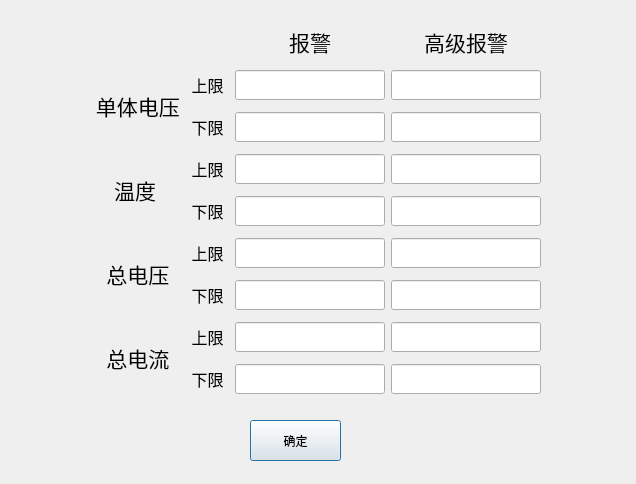
<?xml version="1.0" encoding="UTF-8"?>
<ui version="4.0">
 <class>Parameter_Range_Set</class>
 <widget class="QDialog" name="Parameter_Range_Set">
  <property name="geometry">
   <rect>
    <x>0</x>
    <y>0</y>
    <width>636</width>
    <height>484</height>
   </rect>
  </property>
  <property name="windowTitle">
   <string>Dialog</string>
  </property>
  <widget class="QPushButton" name="InsertParameter">
   <property name="geometry">
    <rect>
     <x>250</x>
     <y>420</y>
     <width>91</width>
     <height>41</height>
    </rect>
   </property>
   <property name="text">
    <string>确定</string>
   </property>
  </widget>
  <widget class="QWidget" name="layoutWidget">
   <property name="geometry">
    <rect>
     <x>90</x>
     <y>20</y>
     <width>451</width>
     <height>387</height>
    </rect>
   </property>
   <layout class="QGridLayout" name="gridLayout">
    <property name="sizeConstraint">
     <enum>QLayout::SetNoConstraint</enum>
    </property>
    <item row="5" column="1">
     <widget class="QLabel" name="label_9">
      <property name="sizePolicy">
       <sizepolicy hsizetype="Preferred" vsizetype="Preferred">
        <horstretch>0</horstretch>
        <verstretch>0</verstretch>
       </sizepolicy>
      </property>
      <property name="maximumSize">
       <size>
        <width>80</width>
        <height>30</height>
       </size>
      </property>
      <property name="font">
       <font>
        <pointsize>12</pointsize>
        <kerning>true</kerning>
       </font>
      </property>
      <property name="autoFillBackground">
       <bool>false</bool>
      </property>
      <property name="text">
       <string>上限</string>
      </property>
      <property name="alignment">
       <set>Qt::AlignCenter</set>
      </property>
      <property name="openExternalLinks">
       <bool>false</bool>
      </property>
     </widget>
    </item>
    <item row="0" column="3">
     <widget class="QLabel" name="label_14">
      <property name="maximumSize">
       <size>
        <width>500</width>
        <height>30</height>
       </size>
      </property>
      <property name="font">
       <font>
        <pointsize>16</pointsize>
       </font>
      </property>
      <property name="text">
       <string>高级报警</string>
      </property>
      <property name="alignment">
       <set>Qt::AlignCenter</set>
      </property>
      <property name="openExternalLinks">
       <bool>false</bool>
      </property>
     </widget>
    </item>
    <item row="3" column="1">
     <widget class="QLabel" name="label_7">
      <property name="sizePolicy">
       <sizepolicy hsizetype="Preferred" vsizetype="Preferred">
        <horstretch>0</horstretch>
        <verstretch>0</verstretch>
       </sizepolicy>
      </property>
      <property name="maximumSize">
       <size>
        <width>80</width>
        <height>30</height>
       </size>
      </property>
      <property name="font">
       <font>
        <pointsize>12</pointsize>
        <kerning>true</kerning>
       </font>
      </property>
      <property name="autoFillBackground">
       <bool>false</bool>
      </property>
      <property name="text">
       <string>上限</string>
      </property>
      <property name="alignment">
       <set>Qt::AlignCenter</set>
      </property>
      <property name="openExternalLinks">
       <bool>false</bool>
      </property>
     </widget>
    </item>
    <item row="2" column="1">
     <widget class="QLabel" name="label_6">
      <property name="sizePolicy">
       <sizepolicy hsizetype="Preferred" vsizetype="Preferred">
        <horstretch>0</horstretch>
        <verstretch>0</verstretch>
       </sizepolicy>
      </property>
      <property name="maximumSize">
       <size>
        <width>80</width>
        <height>30</height>
       </size>
      </property>
      <property name="font">
       <font>
        <pointsize>12</pointsize>
        <kerning>true</kerning>
       </font>
      </property>
      <property name="autoFillBackground">
       <bool>false</bool>
      </property>
      <property name="text">
       <string>下限</string>
      </property>
      <property name="alignment">
       <set>Qt::AlignCenter</set>
      </property>
      <property name="openExternalLinks">
       <bool>false</bool>
      </property>
     </widget>
    </item>
    <item row="5" column="0" rowspan="2">
     <widget class="QLabel" name="label">
      <property name="font">
       <font>
        <pointsize>16</pointsize>
       </font>
      </property>
      <property name="text">
       <string> 总电压</string>
      </property>
      <property name="alignment">
       <set>Qt::AlignCenter</set>
      </property>
      <property name="openExternalLinks">
       <bool>false</bool>
      </property>
     </widget>
    </item>
    <item row="1" column="0" rowspan="2">
     <widget class="QLabel" name="label_2">
      <property name="font">
       <font>
        <pointsize>16</pointsize>
       </font>
      </property>
      <property name="text">
       <string> 单体电压</string>
      </property>
      <property name="alignment">
       <set>Qt::AlignCenter</set>
      </property>
      <property name="openExternalLinks">
       <bool>false</bool>
      </property>
     </widget>
    </item>
    <item row="0" column="2">
     <widget class="QLabel" name="label_13">
      <property name="font">
       <font>
        <pointsize>16</pointsize>
       </font>
      </property>
      <property name="text">
       <string>报警</string>
      </property>
      <property name="alignment">
       <set>Qt::AlignCenter</set>
      </property>
      <property name="openExternalLinks">
       <bool>false</bool>
      </property>
     </widget>
    </item>
    <item row="3" column="0" rowspan="2" alignment="Qt::AlignVCenter">
     <widget class="QLabel" name="label_3">
      <property name="font">
       <font>
        <pointsize>16</pointsize>
       </font>
      </property>
      <property name="text">
       <string>温度</string>
      </property>
      <property name="alignment">
       <set>Qt::AlignCenter</set>
      </property>
     </widget>
    </item>
    <item row="4" column="1">
     <widget class="QLabel" name="label_8">
      <property name="sizePolicy">
       <sizepolicy hsizetype="Preferred" vsizetype="Preferred">
        <horstretch>0</horstretch>
        <verstretch>0</verstretch>
       </sizepolicy>
      </property>
      <property name="maximumSize">
       <size>
        <width>80</width>
        <height>30</height>
       </size>
      </property>
      <property name="font">
       <font>
        <pointsize>12</pointsize>
        <kerning>true</kerning>
       </font>
      </property>
      <property name="autoFillBackground">
       <bool>false</bool>
      </property>
      <property name="text">
       <string>下限</string>
      </property>
      <property name="alignment">
       <set>Qt::AlignCenter</set>
      </property>
      <property name="openExternalLinks">
       <bool>false</bool>
      </property>
     </widget>
    </item>
    <item row="1" column="1">
     <widget class="QLabel" name="label_5">
      <property name="sizePolicy">
       <sizepolicy hsizetype="Preferred" vsizetype="Preferred">
        <horstretch>0</horstretch>
        <verstretch>0</verstretch>
       </sizepolicy>
      </property>
      <property name="maximumSize">
       <size>
        <width>80</width>
        <height>30</height>
       </size>
      </property>
      <property name="font">
       <font>
        <pointsize>12</pointsize>
        <kerning>true</kerning>
       </font>
      </property>
      <property name="autoFillBackground">
       <bool>false</bool>
      </property>
      <property name="text">
       <string>上限</string>
      </property>
      <property name="alignment">
       <set>Qt::AlignCenter</set>
      </property>
      <property name="openExternalLinks">
       <bool>false</bool>
      </property>
     </widget>
    </item>
    <item row="7" column="0" rowspan="2">
     <widget class="QLabel" name="label_4">
      <property name="font">
       <font>
        <pointsize>16</pointsize>
       </font>
      </property>
      <property name="text">
       <string> 总电流</string>
      </property>
      <property name="alignment">
       <set>Qt::AlignCenter</set>
      </property>
      <property name="openExternalLinks">
       <bool>false</bool>
      </property>
     </widget>
    </item>
    <item row="8" column="1">
     <widget class="QLabel" name="label_12">
      <property name="sizePolicy">
       <sizepolicy hsizetype="Preferred" vsizetype="Preferred">
        <horstretch>0</horstretch>
        <verstretch>0</verstretch>
       </sizepolicy>
      </property>
      <property name="maximumSize">
       <size>
        <width>80</width>
        <height>30</height>
       </size>
      </property>
      <property name="font">
       <font>
        <pointsize>12</pointsize>
        <kerning>true</kerning>
       </font>
      </property>
      <property name="autoFillBackground">
       <bool>false</bool>
      </property>
      <property name="text">
       <string>下限</string>
      </property>
      <property name="alignment">
       <set>Qt::AlignCenter</set>
      </property>
      <property name="openExternalLinks">
       <bool>false</bool>
      </property>
     </widget>
    </item>
    <item row="7" column="1">
     <widget class="QLabel" name="label_11">
      <property name="sizePolicy">
       <sizepolicy hsizetype="Preferred" vsizetype="Preferred">
        <horstretch>0</horstretch>
        <verstretch>0</verstretch>
       </sizepolicy>
      </property>
      <property name="maximumSize">
       <size>
        <width>80</width>
        <height>30</height>
       </size>
      </property>
      <property name="font">
       <font>
        <pointsize>12</pointsize>
        <kerning>true</kerning>
       </font>
      </property>
      <property name="autoFillBackground">
       <bool>false</bool>
      </property>
      <property name="text">
       <string>上限</string>
      </property>
      <property name="alignment">
       <set>Qt::AlignCenter</set>
      </property>
      <property name="openExternalLinks">
       <bool>false</bool>
      </property>
     </widget>
    </item>
    <item row="6" column="1">
     <widget class="QLabel" name="label_10">
      <property name="sizePolicy">
       <sizepolicy hsizetype="Preferred" vsizetype="Preferred">
        <horstretch>0</horstretch>
        <verstretch>0</verstretch>
       </sizepolicy>
      </property>
      <property name="maximumSize">
       <size>
        <width>80</width>
        <height>30</height>
       </size>
      </property>
      <property name="font">
       <font>
        <pointsize>12</pointsize>
        <kerning>true</kerning>
       </font>
      </property>
      <property name="autoFillBackground">
       <bool>false</bool>
      </property>
      <property name="text">
       <string>下限</string>
      </property>
      <property name="alignment">
       <set>Qt::AlignCenter</set>
      </property>
      <property name="openExternalLinks">
       <bool>false</bool>
      </property>
     </widget>
    </item>
    <item row="3" column="3">
     <widget class="QLineEdit" name="UrgentAlarm_Temp_H">
      <property name="sizePolicy">
       <sizepolicy hsizetype="Expanding" vsizetype="Expanding">
        <horstretch>0</horstretch>
        <verstretch>0</verstretch>
       </sizepolicy>
      </property>
      <property name="maximumSize">
       <size>
        <width>150</width>
        <height>30</height>
       </size>
      </property>
     </widget>
    </item>
    <item row="3" column="2">
     <widget class="QLineEdit" name="Alarm_Temp_H">
      <property name="sizePolicy">
       <sizepolicy hsizetype="Expanding" vsizetype="Expanding">
        <horstretch>0</horstretch>
        <verstretch>0</verstretch>
       </sizepolicy>
      </property>
      <property name="maximumSize">
       <size>
        <width>150</width>
        <height>30</height>
       </size>
      </property>
     </widget>
    </item>
    <item row="5" column="3">
     <widget class="QLineEdit" name="UrgentAlarm_SumVolt_H">
      <property name="sizePolicy">
       <sizepolicy hsizetype="Expanding" vsizetype="Expanding">
        <horstretch>0</horstretch>
        <verstretch>0</verstretch>
       </sizepolicy>
      </property>
      <property name="maximumSize">
       <size>
        <width>150</width>
        <height>30</height>
       </size>
      </property>
     </widget>
    </item>
    <item row="5" column="2">
     <widget class="QLineEdit" name="Alarm_SumVolt_H">
      <property name="sizePolicy">
       <sizepolicy hsizetype="Expanding" vsizetype="Expanding">
        <horstretch>0</horstretch>
        <verstretch>0</verstretch>
       </sizepolicy>
      </property>
      <property name="maximumSize">
       <size>
        <width>150</width>
        <height>30</height>
       </size>
      </property>
     </widget>
    </item>
    <item row="6" column="2">
     <widget class="QLineEdit" name="Alarm_SumVolt_L">
      <property name="sizePolicy">
       <sizepolicy hsizetype="Expanding" vsizetype="Expanding">
        <horstretch>0</horstretch>
        <verstretch>0</verstretch>
       </sizepolicy>
      </property>
      <property name="maximumSize">
       <size>
        <width>150</width>
        <height>30</height>
       </size>
      </property>
     </widget>
    </item>
    <item row="6" column="3">
     <widget class="QLineEdit" name="UrgentAlarm_SumVolt_L">
      <property name="sizePolicy">
       <sizepolicy hsizetype="Expanding" vsizetype="Expanding">
        <horstretch>0</horstretch>
        <verstretch>0</verstretch>
       </sizepolicy>
      </property>
      <property name="maximumSize">
       <size>
        <width>150</width>
        <height>30</height>
       </size>
      </property>
     </widget>
    </item>
    <item row="7" column="2">
     <widget class="QLineEdit" name="Alarm_SumCurr_H">
      <property name="sizePolicy">
       <sizepolicy hsizetype="Expanding" vsizetype="Expanding">
        <horstretch>0</horstretch>
        <verstretch>0</verstretch>
       </sizepolicy>
      </property>
      <property name="maximumSize">
       <size>
        <width>150</width>
        <height>30</height>
       </size>
      </property>
     </widget>
    </item>
    <item row="7" column="3">
     <widget class="QLineEdit" name="UrgentAlarm_SumCurr_H">
      <property name="sizePolicy">
       <sizepolicy hsizetype="Expanding" vsizetype="Expanding">
        <horstretch>0</horstretch>
        <verstretch>0</verstretch>
       </sizepolicy>
      </property>
      <property name="maximumSize">
       <size>
        <width>150</width>
        <height>30</height>
       </size>
      </property>
     </widget>
    </item>
    <item row="4" column="3">
     <widget class="QLineEdit" name="UrgentAlarm_Temp_L">
      <property name="sizePolicy">
       <sizepolicy hsizetype="Expanding" vsizetype="Expanding">
        <horstretch>0</horstretch>
        <verstretch>0</verstretch>
       </sizepolicy>
      </property>
      <property name="maximumSize">
       <size>
        <width>150</width>
        <height>30</height>
       </size>
      </property>
     </widget>
    </item>
    <item row="1" column="3">
     <widget class="QLineEdit" name="UrgentAlarm_Volt_H">
      <property name="sizePolicy">
       <sizepolicy hsizetype="Expanding" vsizetype="Expanding">
        <horstretch>0</horstretch>
        <verstretch>0</verstretch>
       </sizepolicy>
      </property>
      <property name="maximumSize">
       <size>
        <width>150</width>
        <height>30</height>
       </size>
      </property>
     </widget>
    </item>
    <item row="4" column="2">
     <widget class="QLineEdit" name="Alarm_Temp_L">
      <property name="sizePolicy">
       <sizepolicy hsizetype="Expanding" vsizetype="Expanding">
        <horstretch>0</horstretch>
        <verstretch>0</verstretch>
       </sizepolicy>
      </property>
      <property name="maximumSize">
       <size>
        <width>150</width>
        <height>30</height>
       </size>
      </property>
     </widget>
    </item>
    <item row="2" column="2">
     <widget class="QLineEdit" name="Alarm_Volt_L">
      <property name="sizePolicy">
       <sizepolicy hsizetype="Expanding" vsizetype="Expanding">
        <horstretch>0</horstretch>
        <verstretch>0</verstretch>
       </sizepolicy>
      </property>
      <property name="maximumSize">
       <size>
        <width>150</width>
        <height>30</height>
       </size>
      </property>
     </widget>
    </item>
    <item row="2" column="3">
     <widget class="QLineEdit" name="UrgentAlarm_Volt_L">
      <property name="sizePolicy">
       <sizepolicy hsizetype="Expanding" vsizetype="Expanding">
        <horstretch>0</horstretch>
        <verstretch>0</verstretch>
       </sizepolicy>
      </property>
      <property name="maximumSize">
       <size>
        <width>150</width>
        <height>30</height>
       </size>
      </property>
     </widget>
    </item>
    <item row="8" column="2">
     <widget class="QLineEdit" name="Alarm_SumCurr_L">
      <property name="sizePolicy">
       <sizepolicy hsizetype="Expanding" vsizetype="Expanding">
        <horstretch>0</horstretch>
        <verstretch>0</verstretch>
       </sizepolicy>
      </property>
      <property name="maximumSize">
       <size>
        <width>150</width>
        <height>30</height>
       </size>
      </property>
      <property name="focusPolicy">
       <enum>Qt::StrongFocus</enum>
      </property>
     </widget>
    </item>
    <item row="1" column="2">
     <widget class="QLineEdit" name="Alarm_Volt_H">
      <property name="sizePolicy">
       <sizepolicy hsizetype="Expanding" vsizetype="Expanding">
        <horstretch>0</horstretch>
        <verstretch>0</verstretch>
       </sizepolicy>
      </property>
      <property name="maximumSize">
       <size>
        <width>150</width>
        <height>30</height>
       </size>
      </property>
     </widget>
    </item>
    <item row="8" column="3">
     <widget class="QLineEdit" name="UrgentAlarm_SumCurr_L">
      <property name="sizePolicy">
       <sizepolicy hsizetype="Expanding" vsizetype="Expanding">
        <horstretch>0</horstretch>
        <verstretch>0</verstretch>
       </sizepolicy>
      </property>
      <property name="maximumSize">
       <size>
        <width>150</width>
        <height>30</height>
       </size>
      </property>
     </widget>
    </item>
   </layout>
  </widget>
 </widget>
 <tabstops>
  <tabstop>Alarm_Volt_H</tabstop>
  <tabstop>UrgentAlarm_Volt_H</tabstop>
  <tabstop>Alarm_Volt_L</tabstop>
  <tabstop>UrgentAlarm_Volt_L</tabstop>
  <tabstop>Alarm_Temp_H</tabstop>
  <tabstop>UrgentAlarm_Temp_H</tabstop>
  <tabstop>Alarm_Temp_L</tabstop>
  <tabstop>UrgentAlarm_Temp_L</tabstop>
  <tabstop>Alarm_SumVolt_H</tabstop>
  <tabstop>UrgentAlarm_SumVolt_H</tabstop>
  <tabstop>Alarm_SumVolt_L</tabstop>
  <tabstop>UrgentAlarm_SumVolt_L</tabstop>
  <tabstop>Alarm_SumCurr_H</tabstop>
  <tabstop>UrgentAlarm_SumCurr_H</tabstop>
  <tabstop>Alarm_SumCurr_L</tabstop>
  <tabstop>UrgentAlarm_SumCurr_L</tabstop>
  <tabstop>InsertParameter</tabstop>
 </tabstops>
 <resources/>
 <connections/>
</ui>
